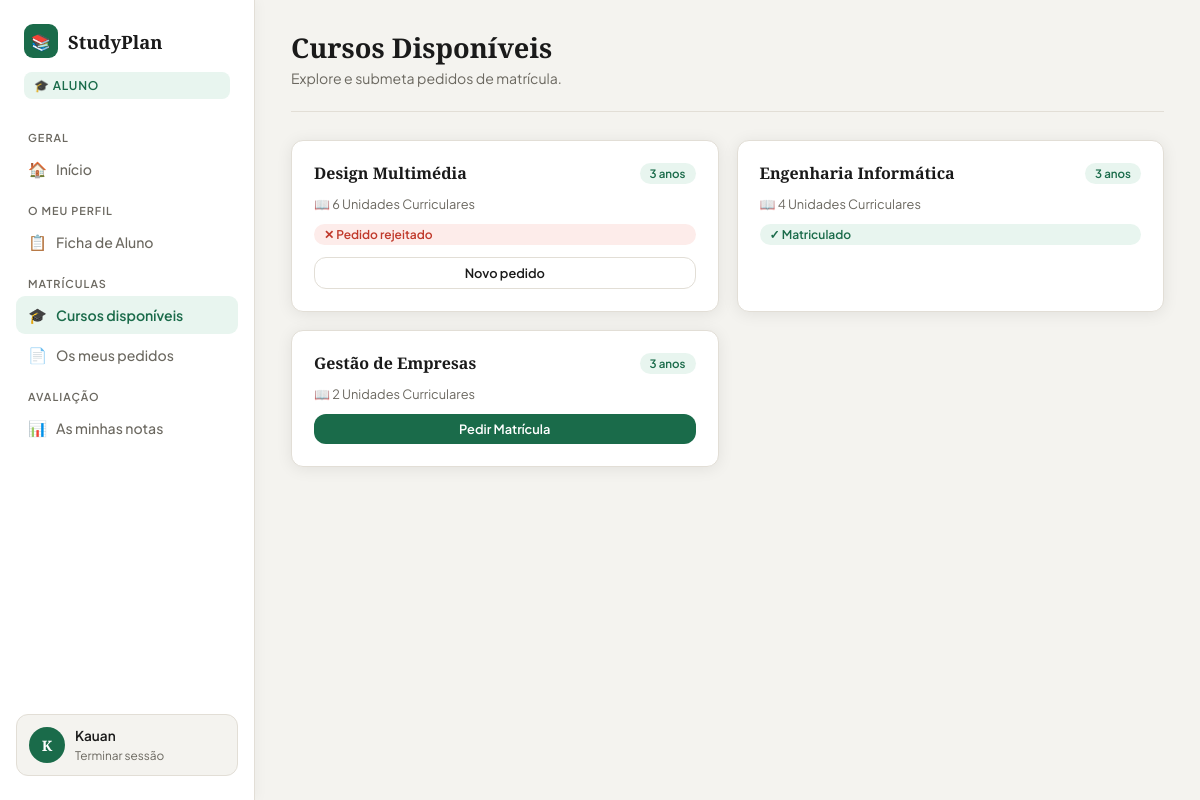
/aluno/cursos.php (signed in), run on the app's committed database.
### tables this page shows
CREATE TABLE `matriculas` (
  `id` int(11) NOT NULL,
  `utilizador_id` int(11) NOT NULL,
  `curso_id` int(11) NOT NULL,
  `ano_letivo` varchar(9) NOT NULL,
  `estado` enum('pendente','aprovada','rejeitada') DEFAULT 'pendente',
  `observacoes` text DEFAULT NULL,
  `decidido_por` int(11) DEFAULT NULL,
  `decidido_em` timestamp NULL DEFAULT NULL,
  `criado_em` timestamp NOT NULL DEFAULT current_timestamp()
);

CREATE TABLE `cursos` (
  `id` int(11) NOT NULL,
  `nome` varchar(150) NOT NULL,
  `descricao` text DEFAULT NULL,
  `duracao_anos` int(11) DEFAULT 3,
  `ativo` tinyint(1) DEFAULT 1,
  `criado_por` int(11) DEFAULT NULL,
  `criado_em` timestamp NOT NULL DEFAULT current_timestamp()
);

### aluno/cursos.php (the view, shortened to what this page needs)
<?php
$db  = getDB();
$uid = $_SESSION['user_id'];
$ficha = $db->prepare("SELECT estado FROM fichas_aluno WHERE utilizador_id=?");
$ficha->execute([$uid]);
$ficha = $ficha->fetch();
$cursos = $db->query("
    SELECT c.*,
        COUNT(DISTINCT pe.uc_id) as total_ucs,
        m.estado as minha_matricula, m.id as matricula_id
    FROM cursos c
    LEFT JOIN plano_estudos pe ON pe.curso_id=c.id
    LEFT JOIN matriculas m ON m.curso_id=c.id AND m.utilizador_id=$uid
    WHERE c.ativo=1
    GROUP BY c.id ORDER BY c.nome
")->fetchAll();
?>
<!DOCTYPE html>
<html lang="pt-PT">
<head>
    <link rel="stylesheet" href="../assets/css/style.css">
</head>
<body>
<div class="layout">
    <?php include 'sidebar.php'; ?>
    <main class="main">
        <div class="topbar">
            <div><h1>Cursos Disponíveis</h1><p>Explore e submeta pedidos de matrícula.</p></div>
        </div>
        <div style="display:grid;grid-template-columns:repeat(auto-fill,minmax(300px,1fr));gap:18px;">
        <?php foreach ($cursos as $c): ?>
            <div style="background:var(--white);border:1px solid var(--border);border-radius:var(--radius);padding:22px;box-shadow:var(--shadow);display:flex;flex-direction:column;gap:12px;transition:transform 0.2s" onmouseover="this.style.transform='translateY(-3px)'" onmouseout="this.style.transform=''">
                <div style="display:flex;justify-content:space-between;align-items:flex-start;">
                    <h3 style="font-size:1rem;font-weight:700;line-height:1.3"><?= htmlspecialchars($c['nome']) ?></h3>
                    <span style="background:var(--accent3);color:var(--accent);font-size:0.72rem;font-weight:600;padding:3px 10px;border-radius:50px;white-space:nowrap;margin-left:8px"><?= $c['duracao_anos'] ?> anos</span>
                </div>
                <p style="color:var(--muted);font-size:0.8rem;">📖 <?= $c['total_ucs'] ?> Unidades Curriculares</p>
                <?php if ($c['minha_matricula']==='aprovada'): ?>
                    <span class="badge badge-green">✓ Matriculado</span>
                <?php elseif ($c['minha_matricula']==='pendente'): ?>
                    <span class="badge badge-amber">⏳ Pedido pendente</span>
                <?php elseif ($c['minha_matricula']==='rejeitada'): ?>
                    <span class="badge badge-red">✕ Pedido rejeitado</span>
                    <form method="POST">
                        <button type="submit" class="btn btn-secondary btn-sm" style="width:100%;justify-content:center">Novo pedido</button>
                    </form>
                <?php else: ?>
                    <form method="POST">
                        <button type="submit" class="btn btn-primary btn-sm" <?= (!$ficha||$ficha['estado']!=='aprovada')?'disabled':'' ?>>
                            Pedir Matrícula
                        </button>
                    </form>
                <?php endif; ?>
            </div>
        <?php endforeach; ?>
        </div>
    </main>
</div>
</body>
</html>

### assets/css/style.css (style rules this page uses)
:root { --bg: #F4F3EF; --bg2: #ECEAE4; --white: #FFFFFF; --card: #FFFFFF; --border: #E2DED6; --accent: #1A6B4A; --accent2: #2E9E6E; --accent3: #E8F5EF; --text: #1A1A1A; --muted: #6B6860; --danger: #C0392B; --danger-bg: #FDECEA; --warning: #D4761A; --warning-bg: #FEF3E7; --success: #1A6B4A; --success-bg: #E8F5EF; --radius: 12px; --shadow: 0 2px 16px rgba(0,0,0,0.08); --shadow-lg: 0 8px 32px rgba(0,0,0,0.12); }
* { margin: 0; padding: 0; box-sizing: border-box; }
body { font-family: 'Plus Jakarta Sans', sans-serif; background: var(--bg); color: var(--text); min-height: 100vh; font-size: 0.95rem; }
h1, h2, h3 { font-family: 'Playfair Display', serif; }
.btn { display: inline-flex; align-items: center; gap: 7px; padding: 11px 22px; border-radius: var(--radius); font-family: 'Plus Jakarta Sans', sans-serif; font-weight: 600; font-size: 0.88rem; cursor: pointer; border: none; transition: all 0.18s; text-decoration: none; white-space: nowrap; }
.btn-primary { background: var(--accent); color: white; width: 100%; justify-content: center; padding: 13px 22px; }
.btn-secondary { background: var(--white); color: var(--text); border: 1.5px solid var(--border); width: auto; }
.btn-sm { padding: 7px 14px; font-size: 0.8rem; }
.layout { display: flex; min-height: 100vh; }
.main { margin-left: 255px; flex: 1; padding: 32px 36px; min-height: 100vh; }
.topbar { display: flex; justify-content: space-between; align-items: flex-start; margin-bottom: 28px; padding-bottom: 24px; border-bottom: 1px solid var(--border); }
.topbar h1 { font-size: 1.7rem; line-height: 1.2; }
.topbar p { color: var(--muted); font-size: 0.88rem; margin-top: 4px; }
.badge { display: inline-flex; align-items: center; gap: 4px; padding: 3px 10px; border-radius: 50px; font-size: 0.75rem; font-weight: 600; }
.badge-green { background: var(--success-bg); color: var(--success); }
.badge-red { background: var(--danger-bg); color: var(--danger); }

### data on the page
matriculas: curso.nome "Design Multimédia", curso.duracao_anos "3", total_ucs "6"
matriculas: curso.nome "Engenharia Informática", curso.duracao_anos "3", total_ucs "4", estado "✓ Matriculado"
cursos: nome "Gestão de Empresas", duracao_anos "3", total_ucs "2"

### other printed values
$ini "K"
$_SESSION['user_nome'] "Kauan"
